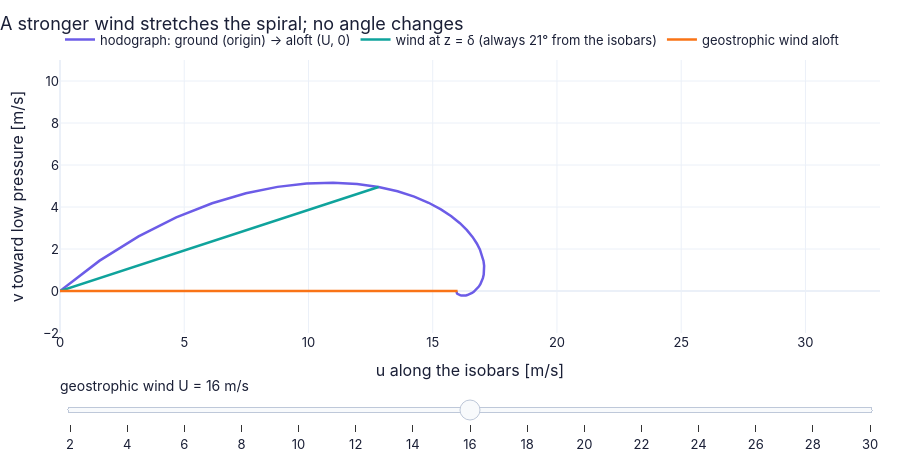

The notebook cell this image was saved under:
### Markdown cell above
**What you see.** Left: the two velocity components through 100 m of water. Right: the hodograph, from zero at the bed, through the interior velocity (grey dot), to the wind-driven surface current.

**How to read it.** Near the bed the profile is the bottom spiral of this block; near the surface it is the wind-driven spiral of `C04`; in between the current is the geostrophic interior value.

**What would change if…** …the depth were less than about $2\delta$? The two layers would merge and the current would run nearly downwind.

### Code cell
s_f5 = np.linspace(0.0, 6.0, 61)                               # height in units of delta

def f5(U_):                                                    # hodograph for one geostrophic wind speed U [m/s] (nu_v = 7 m^2/s, 60 N)
    uu_, vv_ = GFD.ekman_bottom(s_f5*delta_b, U_, 0.0, nu_a, f60)   # Eq. (13.41)
    u1, v1 = GFD.ekman_bottom(delta_b, U_, 0.0, nu_a, f60)     # the wind at z = delta
    return {"hodograph: ground (origin) → aloft (U, 0)": (uu_, vv_),   # hand the result back to the caller
            "wind at z = δ (always 21° from the isobars)": ([0.0, u1], [0.0, v1]),
            "geostrophic wind aloft": ([0.0, U_], [0.0, 0.0])}

figF5 = slider_figure(f5, "geostrophic wind U", np.arange(2.0, 30.1, 2.0), unit="m/s", xlabel="u along the isobars [m/s]",
                      ylabel="v toward low pressure [m/s]", title="A stronger wind stretches the spiral; no angle changes",
                      xrange=(0, 33), yrange=(-2, 11))         # 15 slider positions
figF5.show()   # display the interactive figure (the slider works on the web page too)
for nu_ in (2.0, 7.0, 20.0):                                   # three eddy viscosities [m^2/s]
    d_ = GFD.ekman_depth(nu_, f60)                             # thickness for each
    print(f"nu_v = {nu_:4.1f} m^2/s: delta = {d_:5.1f} m, cross-isobar transport (1/2) U delta = {0.5*U_g*d_:6.0f} m^2/s for U = {U_g:.0f} m/s")   # thickness and transport grow with nu_v

### Figure 1 — Plotly figure (JSON) as saved in the notebook; plotly's stock layout.template omitted (floating-point values rounded to 4 significant figures)
{"data": [{"hovertemplate": "hodograph: ground (origin) → aloft (U, 0): %{y:.4g}<extra>geostrophic wind U = 2 m/s</extra>", "line": {"color": "#6c5ce7", "width": 2.5}, "mode": "lines", "name": "hodograph: ground (origin) → aloft (U, 0)", "type": "scatter", "visible": false, "x": [0.0, 0.1994, 0.3952, 0.5845, 0.7652, 0.9354, 1.094, 1.24, 1.374, 1.495, 1.602, 1.698, 1.782, 1.854, 1.916, 1.968, 2.012, 2.047, 2.075, 2.097, 2.113, 2.124, 2.13, 2.134, 2.134, 2.132, 2.127, 2.122, 2.115, 2.107, 2.099, 2.09, 2.081, 2.073, 2.065, 2.057, 2.049, 2.042, 2.035, 2.029, 2.024, 2.019, 2.015, 2.011, 2.008, 2.005, 2.002, 2.0, 1.999, 1.997, 1.996, 1.995, 1.995, 1.994, 1.994, 1.994, 1.994, 1.994, 1.995, 1.995, 1.995], "y": [0.0, 0.1807, 0.3253, 0.4379, 0.5221, 0.5816, 0.6198, 0.6398, 0.6447, 0.637, 0.6191, 0.5933, 0.5614, 0.5252, 0.486, 0.4451, 0.4036, 0.3623, 0.322, 0.2831, 0.2461, 0.2114, 0.1792, 0.1495, 0.1226, 0.09825, 0.07658, 0.05744, 0.04074, 0.02633, 0.01405, 0.003746, -0.004759, -0.01164, -0.01706, -0.02119, -0.02418, -0.0262, -0.02738, -0.02784, -0.02772, -0.02712, -0.02614, -0.02486, -0.02337, -0.02172, -0.01998, -0.01819, -0.0164, -0.01463, -0.01292, -0.01129, -0.009747, -0.008309, -0.006981, -0.005767, -0.004669, -0.003685, -0.002813, -0.002048, -0.001385]}, {"hovertemplate": "wind at z = δ (always 21° from the isobars): %{y:.4g}<extra>geostrophic wind U = 2 m/s</extra>", "line": {"color": "#0fa39c", "width": 2.5}, "mode": "lines", "name": "wind at z = δ (always 21° from the isobars)", "type": "scatter", "visible": false, "x": [0.0, 1.602], "y": [0.0, 0.6191]}, {"hovertemplate": "geostrophic wind aloft: %{y:.4g}<extra>geostrophic wind U = 2 m/s</extra>", "line": {"color": "#f97316", "width": 2.5}, "mode": "lines", "name": "geostrophic wind aloft", "type": "scatter", "visible": false, "x": [0.0, 2.0], "y": [0.0, 0.0]}, {"hovertemplate": "hodograph: ground (origin) → aloft (U, 0): %{y:.4g}<extra>geostrophic wind U = 4 m/s</extra>", "line": {"color": "#6c5ce7", "width": 2.5}, "mode": "lines", "name": "hodograph: ground (origin) → aloft (U, 0)", "type": "scatter", "visible": false, "x": [0.0, 0.3987, 0.7904, 1.169, 1.53, 1.871, 2.188, 2.481, 2.748, 2.989, 3.205, 3.396, 3.563, 3.708, 3.832, 3.937, 4.024, 4.094, 4.15, 4.193, 4.225, 4.247, 4.261, 4.267, 4.268, 4.263, 4.255, 4.243, 4.229, 4.214, 4.197, 4.18, 4.163, 4.146, 4.129, 4.113, 4.098, 4.084, 4.071, 4.059, 4.048, 4.038, 4.029, 4.022, 4.015, 4.009, 4.005, 4.0, 3.997, 3.994, 3.992, 3.991, 3.99, 3.989, 3.989, 3.988, 3.989, 3.989, 3.989, 3.99, 3.99], "y": [0.0, 0.3613, 0.6506, 0.8757, 1.044, 1.163, 1.24, 1.28, 1.289, 1.274, 1.238, 1.187, 1.123, 1.05, 0.972, 0.8903, 0.8072, 0.7246, 0.6439, 0.5661, 0.4922, 0.4228, 0.3583, 0.2991, 0.2451, 0.1965, 0.1532, 0.1149, 0.08148, 0.05266, 0.0281, 0.007493, -0.009518, -0.02327, -0.03411, -0.04237, -0.04837, -0.0524, -0.05475, -0.05569, -0.05545, -0.05424, -0.05228, -0.04972, -0.04673, -0.04344, -0.03995, -0.03638, -0.03279, -0.02926, -0.02584, -0.02258, -0.01949, -0.01662, -0.01396, -0.01153, -0.009337, -0.00737, -0.005626, -0.004097, -0.00277]}, {"hovertemplate": "wind at z = δ (always 21° from the isobars): %{y:.4g}<extra>geostrophic wind U = 4 m/s</extra>", "line": {"color": "#0fa39c", "width": 2.5}, "mode": "lines", "name": "wind at z = δ (always 21° from the isobars)", "type": "scatter", "visible": false, "x": [0.0, 3.205], "y": [0.0, 1.238]}, {"hovertemplate": "geostrophic wind aloft: %{y:.4g}<extra>geostrophic wind U = 4 m/s</extra>", "line": {"color": "#f97316", "width": 2.5}, "mode": "lines", "name": "geostrophic wind aloft", "type": "scatter", "visible": false, "x": [0.0, 4.0], "y": [0.0, 0.0]}, {"hovertemplate": "hodograph: ground (origin) → aloft (U, 0): %{y:.4g}<extra>geostrophic wind U = 6 m/s</extra>", "line": {"color": "#6c5ce7", "width": 2.5}, "mode": "lines", "name": "hodograph: ground (origin) → aloft (U, 0)", "type": "scatter", "visible": false, "x": [0.0, 0.5981, 1.186, 1.754, 2.296, 2.806, 3.282, 3.721, 4.122, 4.484, 4.807, 5.094, 5.345, 5.563, 5.749, 5.905, 6.035, 6.141, 6.225, 6.29, 6.338, 6.371, 6.391, 6.401, 6.401, 6.395, 6.382, 6.365, 6.344, 6.321, 6.296, 6.27, 6.244, 6.219, 6.194, 6.17, 6.147, 6.126, 6.106, 6.088, 6.072, 6.057, 6.044, 6.033, 6.023, 6.014, 6.007, 6.001, 5.996, 5.992, 5.989, 5.986, 5.984, 5.983, 5.983, 5.983, 5.983, 5.983, 5.984, 5.985, 5.986], "y": [0.0, 0.542, 0.9759, 1.314, 1.566, 1.745, 1.859, 1.919, 1.934, 1.911, 1.857, 1.78, 1.684, 1.576, 1.458, 1.335, 1.211, 1.087, 0.9659, 0.8492, 0.7384, 0.6342, 0.5375, 0.4486, 0.3677, 0.2948, 0.2297, 0.1723, 0.1222, 0.07899, 0.04216, 0.01124, -0.01428, -0.03491, -0.05117, -0.06356, -0.07255, -0.0786, -0.08213, -0.08353, -0.08317, -0.08137, -0.07842, -0.07459, -0.0701, -0.06516, -0.05993, -0.05457, -0.04919, -0.0439, -0.03877, -0.03387, -0.02924, -0.02493, -0.02094, -0.0173, -0.01401, -0.01106, -0.00844, -0.006145, -0.004156]}, {"hovertemplate": "wind at z = δ (always 21° from the isobars): %{y:.4g}<extra>geostrophic wind U = 6 m/s</extra>", "line": {"color": "#0fa39c", "width": 2.5}, "mode": "lines", "name": "wind at z = δ (always 21° from the isobars)", "type": "scatter", "visible": false, "x": [0.0, 4.807], "y": [0.0, 1.857]}, {"hovertemplate": "geostrophic wind aloft: %{y:.4g}<extra>geostrophic wind U = 6 m/s</extra>", "line": {"color": "#f97316", "width": 2.5}, "mode": "lines", "name": "geostrophic wind aloft", "type": "scatter", "visible": false, "x": [0.0, 6.0], "y": [0.0, 0.0]}, {"hovertemplate": "hodograph: ground (origin) → aloft (U, 0): %{y:.4g}<extra>geostrophic wind U = 8 m/s</extra>", "line": {"color": "#6c5ce7", "width": 2.5}, "mode": "lines", "name": "hodograph: ground (origin) → aloft (U, 0)", "type": "scatter", "visible": false, "x": [0.0, 0.7975, 1.581, 2.338, 3.061, 3.742, 4.376, 4.962, 5.496, 5.978, 6.41, 6.792, 7.127, 7.417, 7.665, 7.874, 8.047, 8.188, 8.3, 8.387, 8.451, 8.495, 8.522, 8.534, 8.535, 8.526, 8.509, 8.486, 8.458, 8.427, 8.394, 8.36, 8.326, 8.291, 8.258, 8.226, 8.196, 8.168, 8.142, 8.118, 8.096, 8.076, 8.059, 8.044, 8.03, 8.019, 8.009, 8.001, 7.994, 7.989, 7.985, 7.982, 7.979, 7.978, 7.977, 7.977, 7.977, 7.978, 7.979, 7.98, 7.981], "y": [0.0, 0.7227, 1.301, 1.751, 2.088, 2.326, 2.479, 2.559, 2.579, 2.548, 2.476, 2.373, 2.246, 2.101, 1.944, 1.781, 1.614, 1.449, 1.288, 1.132, 0.9845, 0.8456, 0.7167, 0.5981, 0.4902, 0.393, 0.3063, 0.2298, 0.163, 0.1053, 0.05621, 0.01499, -0.01904, -0.04655, -0.06823, -0.08474, -0.09673, -0.1048, -0.1095, -0.1114, -0.1109, -0.1085, -0.1046, -0.09945, -0.09347, -0.08688, -0.07991, -0.07276, -0.06559, -0.05853, -0.05169, -0.04516, -0.03899, -0.03323, -0.02792, -0.02307, -0.01867, -0.01474, -0.01125, -0.008194, -0.005541]}, {"hovertemplate": "wind at z = δ (always 21° from the isobars): %{y:.4g}<extra>geostrophic wind U = 8 m/s</extra>", "line": {"color": "#0fa39c", "width": 2.5}, "mode": "lines", "name": "wind at z = δ (always 21° from the isobars)", "type": "scatter", "visible": false, "x": [0.0, 6.41], "y": [0.0, 2.476]}, {"hovertemplate": "geostrophic wind aloft: %{y:.4g}<extra>geostrophic wind U = 8 m/s</extra>", "line": {"color": "#f97316", "width": 2.5}, "mode": "lines", "name": "geostrophic wind aloft", "type": "scatter", "visible": false, "x": [0.0, 8.0], "y": [0.0, 0.0]}, {"hovertemplate": "hodograph: ground (origin) → aloft (U, 0): %{y:.4g}<extra>geostrophic wind U = 10 m/s</extra>", "line": {"color": "#6c5ce7", "width": 2.5}, "mode": "lines", "name": "hodograph: ground (origin) → aloft (U, 0)", "type": "scatter", "visible": false, "x": [0.0, 0.9968, 1.976, 2.923, 3.826, 4.677, 5.47, 6.202, 6.869, 7.473, 8.012, 8.49, 8.909, 9.271, 9.581, 9.842, 10.06, 10.24, 10.38, 10.48, 10.56, 10.62, 10.65, 10.67, 10.67, 10.66, 10.64, 10.61, 10.57, 10.53, 10.49, 10.45, 10.41, 10.36, 10.32, 10.28, 10.25, 10.21, 10.18, 10.15, 10.12, 10.1, 10.07, 10.05, 10.04, 10.02, 10.01, 10.0, 9.993, 9.986, 9.981, 9.977, 9.974, 9.972, 9.971, 9.971, 9.971, 9.972, 9.973, 9.975, 9.976], "y": [0.0, 0.9033, 1.627, 2.189, 2.61, 2.908, 3.099, 3.199, 3.223, 3.185, 3.096, 2.967, 2.807, 2.626, 2.43, 2.226, 2.018, 1.812, 1.61, 1.415, 1.231, 1.057, 0.8958, 0.7476, 0.6128, 0.4913, 0.3829, 0.2872, 0.2037, 0.1316, 0.07026, 0.01873, -0.02379, -0.05818, -0.08528, -0.1059, -0.1209, -0.131, -0.1369, -0.1392, -0.1386, -0.1356, -0.1307, -0.1243, -0.1168, -0.1086, -0.09988, -0.09095, -0.08198, -0.07316, -0.06461, -0.05644, -0.04874, -0.04154, -0.0349, -0.02883, -0.02334, -0.01843, -0.01407, -0.01024, -0.006926]}, {"hovertemplate": "wind at z = δ (always 21° from the isobars): %{y:.4g}<extra>geostrophic wind U = 10 m/s</extra>", "line": {"color": "#0fa39c", "width": 2.5}, "mode": "lines", "name": "wind at z = δ (always 21° from the isobars)", "type": "scatter", "visible": false, "x": [0.0, 8.012], "y": [0.0, 3.096]}, {"hovertemplate": "geostrophic wind aloft: %{y:.4g}<extra>geostrophic wind U = 10 m/s</extra>", "line": {"color": "#f97316", "width": 2.5}, "mode": "lines", "name": "geostrophic wind aloft", "type": "scatter", "visible": false, "x": [0.0, 10.0], "y": [0.0, 0.0]}, {"hovertemplate": "hodograph: ground (origin) → aloft (U, 0): %{y:.4g}<extra>geostrophic wind U = 12 m/s</extra>", "line": {"color": "#6c5ce7", "width": 2.5}, "mode": "lines", "name": "hodograph: ground (origin) → aloft (U, 0)", "type": "scatter", "visible": false, "x": [0.0, 1.196, 2.371, 3.507, 4.591, 5.613, 6.565, 7.442, 8.243, 8.967, 9.615, 10.19, 10.69, 11.13, 11.5, 11.81, 12.07, 12.28, 12.45, 12.58, 12.68, 12.74, 12.78, 12.8, 12.8, 12.79, 12.76, 12.73, 12.69, 12.64, 12.59, 12.54, 12.49, 12.44, 12.39, 12.34, 12.29, 12.25, 12.21, 12.18, 12.14, 12.11, 12.09, 12.07, 12.05, 12.03, 12.01, 12.0, 11.99, 11.98, 11.98, 11.97, 11.97, 11.97, 11.97, 11.97, 11.97, 11.97, 11.97, 11.97, 11.97], "y": [0.0, 1.084, 1.952, 2.627, 3.132, 3.489, 3.719, 3.839, 3.868, 3.822, 3.715, 3.56, 3.369, 3.151, 2.916, 2.671, 2.422, 2.174, 1.932, 1.698, 1.477, 1.268, 1.075, 0.8972, 0.7353, 0.5895, 0.4595, 0.3447, 0.2444, 0.158, 0.08431, 0.02248, -0.02855, -0.06982, -0.1023, -0.1271, -0.1451, -0.1572, -0.1643, -0.1671, -0.1663, -0.1627, -0.1568, -0.1492, -0.1402, -0.1303, -0.1199, -0.1091, -0.09838, -0.08779, -0.07753, -0.06773, -0.05848, -0.04985, -0.04188, -0.0346, -0.02801, -0.02211, -0.01688, -0.01229, -0.008311]}, {"hovertemplate": "wind at z = δ (always 21° from the isobars): %{y:.4g}<extra>geostrophic wind U = 12 m/s</extra>", "line": {"color": "#0fa39c", "width": 2.5}, "mode": "lines", "name": "wind at z = δ (always 21° from the isobars)", "type": "scatter", "visible": false, "x": [0.0, 9.615], "y": [0.0, 3.715]}, {"hovertemplate": "geostrophic wind aloft: %{y:.4g}<extra>geostrophic wind U = 12 m/s</extra>", "line": {"color": "#f97316", "width": 2.5}, "mode": "lines", "name": "geostrophic wind aloft", "type": "scatter", "visible": false, "x": [0.0, 12.0], "y": [0.0, 0.0]}, {"hovertemplate": "hodograph: ground (origin) → aloft (U, 0): %{y:.4g}<extra>geostrophic wind U = 14 m/s</extra>", "line": {"color": "#6c5ce7", "width": 2.5}, "mode": "lines", "name": "hodograph: ground (origin) → aloft (U, 0)", "type": "scatter", "visible": false, "x": [0.0, 1.396, 2.766, 4.092, 5.356, 6.548, 7.659, 8.683, 9.617, 10.46, 11.22, 11.89, 12.47, 12.98, 13.41, 13.78, 14.08, 14.33, 14.53, 14.68, 14.79, 14.87, 14.91, 14.94, 14.94, 14.92, 14.89, 14.85, 14.8, 14.75, 14.69, 14.63, 14.57, 14.51, 14.45, 14.4, 14.34, 14.29, 14.25, 14.21, 14.17, 14.13, 14.1, 14.08, 14.05, 14.03, 14.02, 14.0, 13.99, 13.98, 13.97, 13.97, 13.96, 13.96, 13.96, 13.96, 13.96, 13.96, 13.96, 13.96, 13.97], "y": [0.0, 1.265, 2.277, 3.065, 3.654, 4.071, 4.338, 4.479, 4.513, 4.459, 4.334, 4.153, 3.93, 3.676, 3.402, 3.116, 2.825, 2.536, 2.254, 1.982, 1.723, 1.48, 1.254, 1.047, 0.8579, 0.6878, 0.536, 0.4021, 0.2852, 0.1843, 0.09836, 0.02622, -0.03331, -0.08145, -0.1194, -0.1483, -0.1693, -0.1834, -0.1916, -0.1949, -0.1941, -0.1899, -0.183, -0.174, -0.1636, -0.152, -0.1398, -0.1273, -0.1148, -0.1024, -0.09046, -0.07902, -0.06823, -0.05816, -0.04886, -0.04037, -0.03268, -0.0258, -0.01969, -0.01434, -0.009696]}, {"hovertemplate": "wind at z = δ (always 21° from the isobars): %{y:.4g}<extra>geostrophic wind U = 14 m/s</extra>", "line": {"color": "#0fa39c", "width": 2.5}, "mode": "lines", "name": "wind at z = δ (always 21° from the isobars)", "type": "scatter", "visible": false, "x": [0.0, 11.22], "y": [0.0, 4.334]}, {"hovertemplate": "geostrophic wind aloft: %{y:.4g}<extra>geostrophic wind U = 14 m/s</extra>", "line": {"color": "#f97316", "width": 2.5}, "mode": "lines", "name": "geostrophic wind aloft", "type": "scatter", "visible": false, "x": [0.0, 14.0], "y": [0.0, 0.0]}, {"hovertemplate": "hodograph: ground (origin) → aloft (U, 0): %{y:.4g}<extra>geostrophic wind U = 16 m/s</extra>", "line": {"color": "#6c5ce7", "width": 2.5}, "mode": "lines", "name": "hodograph: ground (origin) → aloft (U, 0)", "type": "scatter", "visible": true, "x": [0.0, 1.595, 3.161, 4.676, 6.122, 7.484, 8.753, 9.923, 10.99, 11.96, 12.82, 13.58, 14.25, 14.83, 15.33, 15.75, 16.09, 16.38, 16.6, 16.77, 16.9, 16.99, 17.04, 17.07, 17.07, 17.05, 17.02, 16.97, 16.92, 16.85, 16.79, 16.72, 16.65, 16.58, 16.52, 16.45, 16.39, 16.34, 16.28, 16.24, 16.19, 16.15, 16.12, 16.09, 16.06, 16.04, 16.02, 16.0, 15.99, 15.98, 15.97, 15.96, 15.96, 15.96, 15.95, 15.95, 15.95, 15.96, 15.96, 15.96, 15.96], "y": [0.0, 1.445, 2.603, 3.503, 4.177, 4.653, 4.958, 5.119, 5.157, 5.096, 4.953, 4.747, 4.492, 4.202, 3.888, 3.561, 3.229, 2.899, 2.576, 2.265, 1.969, 1.691, 1.433, 1.196, 0.9804, 0.786, 0.6126, 0.4596, 0.3259, 0.2106, 0.1124, 0.02997, -0.03807, -0.09309, -0.1365, -0.1695, -0.1935, -0.2096, -0.219, -0.2227, -0.2218, -0.217, -0.2091, -0.1989, -0.1869, -0.1738, -0.1598, -0.1455, -0.1312, -0.1171, -0.1034, -0.09031, -0.07798, -0.06647, -0.05584, -0.04613, -0.03735, -0.02948, -0.02251, -0.01639, -0.01108]}, {"hovertemplate": "wind at z = δ (always 21° from the isobars): %{y:.4g}<extra>geostrophic wind U = 16 m/s</extra>", "line": {"color": "#0fa39c", "width": 2.5}, "mode": "lines", "name": "wind at z = δ (always 21° from the isobars)", "type": "scatter", "visible": true, "x": [0.0, 12.82], "y": [0.0, 4.953]}, {"hovertemplate": "geostrophic wind aloft: %{y:.4g}<extra>geostrophic wind U = 16 m/s</extra>", "line": {"color": "#f97316", "width": 2.5}, "mode": "lines", "name": "geostrophic wind aloft", "type": "scatter", "visible": true, "x": [0.0, 16.0], "y": [0.0, 0.0]}, {"hovertemplate": "hodograph: ground (origin) → aloft (U, 0): %{y:.4g}<extra>geostrophic wind U = 18 m/s</extra>", "line": {"color": "#6c5ce7", "width": 2.5}, "mode": "lines", "name": "hodograph: ground (origin) → aloft (U, 0)", "type": "scatter", "visible": false, "x": [0.0, 1.794, 3.557, 5.261, 6.887, 8.419, 9.847, 11.16, 12.37, 13.45, 14.42, 15.28, 16.04, 16.69, 17.25, 17.72, 18.11, 18.42, 18.68, 18.87, 19.01, 19.11, 19.17, 19.2, 19.2, 19.18, 19.15, 19.09, 19.03, 18.96, 18.89, 18.81, 18.73, 18.66, 18.58, 18.51, 18.44, 18.38, 18.32, 18.26, 18.22, 18.17, 18.13, 18.1, 18.07, 18.04, 18.02, 18.0, 17.99, 17.98, 17.97, 17.96, 17.95, 17.95, 17.95, 17.95, 17.95, 17.95, 17.95, 17.95, 17.96], "y": [0.0, 1.626, 2.928, 3.941, 4.699, 5.234, 5.578, 5.758, 5.802, 5.733, 5.572, 5.34, 5.053, 4.727, 4.374, 4.006, 3.633, 3.261, 2.898, 2.548, 2.215, 1.903, 1.613, 1.346, 1.103, 0.8843, 0.6892, 0.517, 0.3667, 0.237, 0.1265, 0.03372, -0.04283, -0.1047, -0.1535, -0.1907, -0.2176, -0.2358, -0.2464, -0.2506, -0.2495, -0.2441, -0.2353, -0.2238, -0.2103, -0.1955, -0.1798, -0.1637, -0.1476, -0.1317, -0.1163, -0.1016, -0.08773, -0.07478, -0.06282, -0.0519, -0.04202, -0.03317, -0.02532, -0.01844, -0.01247]}, {"hovertemplate": "wind at z = δ (always 21° from the isobars): %{y:.4g}<extra>geostrophic wind U = 18 m/s</extra>", "line": {"color": "#0fa39c", "width": 2.5}, "mode": "lines", "name": "wind at z = δ (always 21° from the isobars)", "type": "scatter", "visible": false, "x": [0.0, 14.42], "y": [0.0, 5.572]}, {"hovertemplate": "geostrophic wind aloft: %{y:.4g}<extra>geostrophic wind U = 18 m/s</extra>", "line": {"color": "#f97316", "width": 2.5}, "mode": "lines", "name": "geostrophic wind aloft", "type": "scatter", "visible": false, "x": [0.0, 18.0], "y": [0.0, 0.0]}, {"hovertemplate": "hodograph: ground (origin) → aloft (U, 0): %{y:.4g}<extra>geostrophic wind U = 20 m/s</extra>", "line": {"color": "#6c5ce7", "width": 2.5}, "mode": "lines", "name": "hodograph: ground (origin) → aloft (U, 0)", "type": "scatter", "visible": false, "x": [0.0, 1.994, 3.952, 5.845, 7.652, 9.354, 10.94, 12.4, 13.74, 14.95, 16.02, 16.98, 17.82, 18.54, 19.16, 19.68, 20.12, 20.47, 20.75, 20.97, 21.13, 21.24, 21.3, 21.34, 21.34, 21.32, 21.27, 21.22, 21.15, 21.07, 20.99, 20.9, 20.81, 20.73, 20.65, 20.57, 20.49, 20.42, 20.35, 20.29, 20.24, 20.19, 20.15, 20.11, 20.08, 20.05, 20.02, 20.0, 19.99, 19.97, 19.96, 19.95, 19.95, 19.94, 19.94, 19.94, 19.94, 19.94, 19.95, 19.95, 19.95], "y": [0.0, 1.807, 3.253, 4.379, 5.221, 5.816, 6.198, 6.398, 6.447, 6.37, 6.191, 5.933, 5.614, 5.252, 4.86, 4.451, 4.036, 3.623, 3.22, 2.831, 2.461, 2.114, 1.792, 1.495, 1.226, 0.9825, 0.7658, 0.5744, 0.4074, 0.2633, 0.1405, 0.03746, -0.04759, -0.1164, -0.1706, -0.2119, -0.2418, -0.262, -0.2738, -0.2784, -0.2772, -0.2712, -0.2614, -0.2486, -0.2337, -0.2172, -0.1998, -0.1819, -0.164, -0.1463, -0.1292, -0.1129, -0.09747, -0.08309, -0.06981, -0.05767, -0.04669, -0.03685, -0.02813, -0.02048, -0.01385]}, {"hovertemplate": "wind at z = δ (always 21° from the isobars): %{y:.4g}<extra>geostrophic wind U = 20 m/s</extra>", "line": {"color": "#0fa39c", "width": 2.5}, "mode": "lines", "name": "wind at z = δ (always 21° from the isobars)", "type": "scatter", "visible": false, "x": [0.0, 16.02], "y": [0.0, 6.191]}, {"hovertemplate": "geostrophic wind aloft: %{y:.4g}<extra>geostrophic wind U = 20 m/s</extra>", "line": {"color": "#f97316", "width": 2.5}, "mode": "lines", "name": "geostrophic wind aloft", "type": "scatter", "visible": false, "x": [0.0, 20.0], "y": [0.0, 0.0]}, {"hovertemplate": "hodograph: ground (origin) → aloft (U, 0): %{y:.4g}<extra>geostrophic wind U = 22 m/s</extra>", "line": {"color": "#6c5ce7", "width": 2.5}, "mode": "lines", "name": "hodograph: ground (origin) → aloft (U, 0)", "type": "scatter", "visible": false, "x": [0.0, 2.193, 4.347, 6.43, 8.417, 10.29, 12.04, 13.64, 15.11, 16.44, 17.63, 18.68, 19.6, 20.4, 21.08, 21.65, 22.13, 22.52, 22.83, 23.06, 23.24, 23.36, 23.43, 23.47, 23.47, 23.45, 23.4, 23.34, 23.26, 23.18, 23.08, 22.99, 22.9, 22.8, 22.71, 22.62, 22.54, 22.46, 22.39, 22.32, 22.26, 22.21, 22.16, 22.12, 22.08, 22.05, 22.02, 22.0, 21.98, 21.97, 21.96, 21.95, 21.94, 21.94, 21.94, 21.94, 21.94, 21.94, 21.94, 21.94, 21.95], "y": [0.0, 1.987, 3.578, 4.816, 5.743, 6.397, 6.817, 7.038, 7.091, 7.006, 6.81, 6.526, 6.176, 5.777, 5.346, 4.897, 4.44, 3.986, 3.541, 3.114, 2.707, 2.326, 1.971, 1.645, 1.348, 1.081, 0.8423, 0.6319, 0.4482, 0.2896, 0.1546, 0.04121, -0.05235, -0.128, -0.1876, -0.233, -0.266, -0.2882, -0.3011, -0.3063, -0.3049, -0.2983, -0.2875, -0.2735, -0.257, -0.2389, -0.2197, -0.2001, -0.1804, -0.161, -0.1421, -0.1242, -0.1072, -0.0914, -0.07679, -0.06343, -0.05136, -0.04054, -0.03095, -0.02253, -0.01524]}, {"hovertemplate": "wind at z = δ (always 21° from the isobars): %{y:.4g}<extra>geostrophic wind U = 22 m/s</extra>", "line": {"color": "#0fa39c", "width": 2.5}, "mode": "lines", "name": "wind at z = δ (always 21° from the isobars)", "type": "scatter", "visible": false, "x": [0.0, 17.63], "y": [0.0, 6.81]}, {"hovertemplate": "geostrophic wind aloft: %{y:.4g}<extra>geostrophic wind U = 22 m/s</extra>", "line": {"color": "#f97316", "width": 2.5}, "mode": "lines", "name": "geostrophic wind aloft", "type": "scatter", "visible": false, "x": [0.0, 22.0], "y": [0.0, 0.0]}, {"hovertemplate": "hodograph: ground (origin) → aloft (U, 0): %{y:.4g}<extra>geostrophic wind U = 24 m/s</extra>", "line": {"color": "#6c5ce7", "width": 2.5}, "mode": "lines", "name": "hodograph: ground (origin) → aloft (U, 0)", "type": "scatter", "visible": false, "x": [0.0, 2.392, 4.742, 7.014, 9.182, 11.23, 13.13, 14.88, 16.49, 17.93, 19.23, 20.38, 21.38, 22.25, 22.99, 23.62, 24.14, 24.56, 24.9, 25.16, 25.35, 25.48, 25.56, 25.6, 25.61, 25.58, 25.53, 25.46, 25.38, 25.28, 25.18, 25.08, 24.98, 24.87, 24.77, 24.68, 24.59, 24.5, 24.42, 24.35, 24.29, 24.23, 24.18, 24.13, 24.09, 24.06, 24.03, 24.0, 23.98, 23.97, 23.95, 23.94, 23.94, 23.93, 23.93, 23.93, 23.93, 23.93, 23.94, 23.94, 23.94], "y": [0.0, 2.168, 3.904, 5.254, 6.265, 6.979, 7.437, 7.678, 7.736, 7.643, 7.429, 7.12, 6.737, 6.302, 5.832, 5.342, 4.843, 4.348, 3.863, 3.397, 2.953, 2.537, 2.15, 1.794, 1.471, 1.179, 0.9189, 0.6893, 0.4889, 0.3159, 0.1686, 0.04496, -0.05711, -0.1396, -0.2047, -0.2542, -0.2902, -0.3144, -0.3285, -0.3341, -0.3327, -0.3255, -0.3137, -0.2983, -0.2804, -0.2606, -0.2397, -0.2183, -0.1968, -0.1756, -0.1551, -0.1355, -0.117, -0.0997, -0.08377, -0.0692, -0.05602, -0.04422, -0.03376, -0.02458, -0.01662]}, {"hovertemplate": "wind at z = δ (always 21° from the isobars): %{y:.4g}<extra>geostrophic wind U = 24 m/s</extra>", "line": {"color": "#0fa39c", "width": 2.5}, "mode": "lines", "name": "wind at z = δ (always 21° from the isobars)", "type": "scatter", "visible": false, "x": [0.0, 19.23], "y": [0.0, 7.429]}, {"hovertemplate": "geostrophic wind aloft: %{y:.4g}<extra>geostrophic wind U = 24 m/s</extra>", "line": {"color": "#f97316", "width": 2.5}, "mode": "lines", "name": "geostrophic wind aloft", "type": "scatter", "visible": false, "x": [0.0, 24.0], "y": [0.0, 0.0]}, {"hovertemplate": "hodograph: ground (origin) → aloft (U, 0): %{y:.4g}<extra>geostrophic wind U = 26 m/s</extra>", "line": {"color": "#6c5ce7", "width": 2.5}, "mode": "lines", "name": "hodograph: ground (origin) → aloft (U, 0)", "type": "scatter", "visible": false, "x": [0.0, 2.592, 5.137, 7.599, 9.947, 12.16, 14.22, 16.12, 17.86, 19.43, 20.83, 22.07, 23.16, 24.1, 24.91, 25.59, 26.15, 26.61, 26.98, 27.26, 27.46, 27.61, 27.7, 27.74, 27.74, 27.71, 27.65, 27.58, 27.49, 27.39, 27.28, 27.17, 27.06, 26.95, 26.84, 26.74, 26.64, 26.55, 26.46, 26.38, 26.31, 26.25, 26.19, 26.14, 26.1, 26.06, 26.03, 26.0, 25.98, 25.96, 25.95, 25.94, 25.93, 25.93, 25.93, 25.92, 25.93, 25.93, 25.93, 25.93, 25.94], "y": [0.0, 2.349, 4.229, 5.692, 6.787, 7.56, 8.057, 8.318, 8.381, 8.28, 8.049, 7.713, 7.299, 6.828, 6.318, 5.787, 5.247, 4.71, 4.185, 3.68, 3.2, 2.748, 2.329, 1.944, 1.593, 1.277, 0.9955, 0.7468, 0.5296, 0.3423, 0.1827, 0.0487, -0.06187, -0.1513, -0.2217, -0.2754, -0.3144, -0.3406, -0.3559, -0.362, -0.3604, -0.3526, -0.3398, -0.3232, -0.3038, -0.2823, -0.2597, -0.2365, -0.2132, -0.1902, -0.168, -0.1468, -0.1267, -0.108, -0.09075, -0.07497, -0.06069, -0.04791, -0.03657, -0.02663, -0.01801]}, {"hovertemplate": "wind at z = δ (always 21° from the isobars): %{y:.4g}<extra>geostrophic wind U = 26 m/s</extra>", "line": {"color": "#0fa39c", "width": 2.5}, "mode": "lines", "name": "wind at z = δ (always 21° from the isobars)", "type": "scatter", "visible": false, "x": [0.0, 20.83], "y": [0.0, 8.049]}, {"hovertemplate": "geostrophic wind aloft: %{y:.4g}<extra>geostrophic wind U = 26 m/s</extra>", "line": {"color": "#f97316", "width": 2.5}, "mode": "lines", "name": "geostrophic wind aloft", "type": "scatter", "visible": false, "x": [0.0, 26.0], "y": [0.0, 0.0]}, {"hovertemplate": "hodograph: ground (origin) → aloft (U, 0): %{y:.4g}<extra>geostrophic wind U = 28 m/s</extra>", "line": {"color": "#6c5ce7", "width": 2.5}, "mode": "lines", "name": "hodograph: ground (origin) → aloft (U, 0)", "type": "scatter", "visible": false, "x": [0.0, 2.791, 5.533, 8.184, 10.71, 13.1, 15.32, 17.37, 19.23, 20.92, 22.43, 23.77, 24.94, 25.96, 26.83, 27.56, 28.17, 28.66, 29.05, 29.35, 29.58, 29.73, 29.83, 29.87, 29.87, 29.84, 29.78, 29.7, 29.6, 29.5, 29.38, 29.26, 29.14, 29.02, 28.9, 28.79, 28.69, 28.59, 28.5, 28.41, 28.34, 28.27, 28.21, 28.15, 28.11, 28.07, 28.03, 28.0, 27.98, 27.96, 27.95, 27.94, 27.93, 27.92, 27.92, 27.92, 27.92, 27.92, 27.92, 27.93, 27.93], "y": [0.0, 2.529, 4.554, 6.13, 7.309, 8.142, 8.677, 8.957, 9.025, 8.917, 8.668, 8.306, 7.86, 7.353, 6.804, 6.232, 5.651, 5.073, 4.507, 3.963, 3.446, 2.96, 2.508, 2.093, 1.716, 1.376, 1.072, 0.8042, 0.5704, 0.3686, 0.1967, 0.05245, -0.06662, -0.1629, -0.2388, -0.2966, -0.3386, -0.3668, -0.3833, -0.3898, -0.3881, -0.3797, -0.366, -0.3481, -0.3271, -0.3041, -0.2797, -0.2546, -0.2295, -0.2048, -0.1809, -0.158, -0.1365, -0.1163, -0.09773, -0.08073, -0.06536, -0.05159, -0.03939, -0.02868, -0.01939]}, {"hovertemplate": "wind at z = δ (always 21° from the isobars): %{y:.4g}<extra>geostrophic wind U = 28 m/s</extra>", "line": {"color": "#0fa39c", "width": 2.5}, "mode": "lines", "name": "wind at z = δ (always 21° from the isobars)", "type": "scatter", "visible": false, "x": [0.0, 22.43], "y": [0.0, 8.668]}, {"hovertemplate": "geostrophic wind aloft: %{y:.4g}<extra>geostrophic wind U = 28 m/s</extra>", "line": {"color": "#f97316", "width": 2.5}, "mode": "lines", "name": "geostrophic wind aloft", "type": "scatter", "visible": false, "x": [0.0, 28.0], "y": [0.0, 0.0]}, {"hovertemplate": "hodograph: ground (origin) → aloft (U, 0): %{y:.4g}<extra>geostrophic wind U = 30 m/s</extra>", "line": {"color": "#6c5ce7", "width": 2.5}, "mode": "lines", "name": "hodograph: ground (origin) → aloft (U, 0)", "type": "scatter", "visible": false, "x": [0.0, 2.99, 5.928, 8.768, 11.48, 14.03, 16.41, 18.61, 20.61, 22.42, 24.04, 25.47, 26.73, 27.81, 28.74, 29.53, 30.18, 30.71, 31.13, 31.45, 31.69, 31.85, 31.96, 32.0, 32.01, 31.97, 31.91, 31.82, 31.72, 31.6, 31.48, 31.35, 31.22, 31.09, 30.97, 30.85, 30.74, 30.63, 30.53, 30.44, 30.36, 30.29, 30.22, 30.16, 30.11, 30.07, 30.03, 30.0, 29.98, 29.96, 29.94, 29.93, 29.92, 29.92, 29.91, 29.91, 29.91, 29.92, 29.92, 29.92, 29.93], "y": [0.0, 2.71, 4.88, 6.568, 7.831, 8.724, 9.296, 9.597, 9.67, 9.554, 9.287, 8.9, 8.422, 7.878, 7.29, 6.677, 6.054, 5.435, 4.829, 4.246, 3.692, 3.171, 2.688, 2.243, 1.838, 1.474, 1.149, 0.8617, 0.6111, 0.3949, 0.2108, 0.0562, -0.07138, -0.1745, -0.2558, -0.3178, -0.3627, -0.393, -0.4106, -0.4177, -0.4158, -0.4068, -0.3921, -0.3729, -0.3505, -0.3258, -0.2997, -0.2728, -0.2459, -0.2195, -0.1938, -0.1693, -0.1462, -0.1246, -0.1047, -0.0865, -0.07003, -0.05528, -0.0422, -0.03073, -0.02078]}, {"hovertemplate": "wind at z = δ (always 21° from the isobars): %{y:.4g}<extra>geostrophic wind U = 30 m/s</extra>", "line": {"color": "#0fa39c", "width": 2.5}, "mode": "lines", "name": "wind at z = δ (always 21° from the isobars)", "type": "scatter", "visible": false, "x": [0.0, 24.04], "y": [0.0, 9.287]}, {"hovertemplate": "geostrophic wind aloft: %{y:.4g}<extra>geostrophic wind U = 30 m/s</extra>", "line": {"color": "#f97316", "width": 2.5}, "mode": "lines", "name": "geostrophic wind aloft", "type": "scatter", "visible": false, "x": [0.0, 30.0], "y": [0.0, 0.0]}], "layout": {"colorway": ["#6c5ce7", "#0fa39c", "#f97316", "#2563eb", "#e11d6a", "#d97706"], "font": {"color": "#1a1f36", "family": "Inter, -apple-system, Segoe UI, Roboto, sans-serif", "size": 13}, "height": 460, "hovermode": "x unified", "legend": {"orientation": "h", "x": 0, "xanchor": "left", "y": 1.02, "yanchor": "bottom"}, "margin": {"b": 90, "l": 60, "r": 20, "t": 60}, "sliders": [{"active": 7, "currentvalue": {"font": {"size": 14}, "prefix": "geostrophic wind U = ", "suffix": " m/s"}, "pad": {"t": 40}, "steps": [{"args": [{"visible": [true, true, true, false, false, false, false, false, false, false, false, false, false, false, false, false, false, false, false, false, false, false, false, false, false, false, false, false, false, false, false, false, false, false, false, false, false, false, false, false, false, false, false, false, false]}], "label": "2", "method": "update"}, {"args": [{"visible": [false, false, false, true, true, true, false, false, false, false, false, false, false, false, false, false, false, false, false, false, false, false, false, false, false, false, false, false, false, false, false, false, false, false, false, false, false, false, false, false, false, false, false, false, false]}], "label": "4", "method": "update"}, {"args": [{"visible": [false, false, false, false, false, false, true, true, true, false, false, false, false, false, false, false, false, false, false, false, false, false, false, false, false, false, false, false, false, false, false, false, false, false, false, false, false, false, false, false, false, false, false, false, false]}], "label": "6", "method": "update"}, {"args": [{"visible": [false, false, false, false, false, false, false, false, false, true, true, true, false, false, false, false, false, false, false, false, false, false, false, false, false, false, false, false, false, false, false, false, false, false, false, false, false, false, false, false, false, false, false, false, false]}], "label": "8", "method": "update"}, {"args": [{"visible": [false, false, false, false, false, false, false, false, false, false, false, false, true, true, true, false, false, false, false, false, false, false, false, false, false, false, false, false, false, false, false, false, false, false, false, false, false, false, false, false, false, false, false, false, false]}], "label": "10", "method": "update"}, {"args": [{"visible": [false, false, false, false, false, false, false, false, false, false, false, false, false, false, false, true, true, true, false, false, false, false, false, false, false, false, false, false, false, false, false, false, false, false, false, false, false, false, false, false, false, false, false, false, false]}], "label": "12", "method": "update"}, {"args": [{"visible": [false, false, false, false, false, false, false, false, false, false, false, false, false, false, false, false, false, false, true, true, true, false, false, false, false, false, false, false, false, false, false, false, false, false, false, false, false, false, false, false, false, false, false, false, false]}], "label": "14", "method": "update"}, {"args": [{"visible": [false, false, false, false, false, false, false, false, false, false, false, false, false, false, false, false, false, false, false, false, false, true, true, true, false, false, false, false, false, false, false, false, false, false, false, false, false, false, false, false, false, false, false, false, false]}], "label": "16", "method": "update"}, {"args": [{"visible": [false, false, false, false, false, false, false, false, false, false, false, false, false, false, false, false, false, false, false, false, false, false, false, false, true, true, true, false, false, false, false, false, false, false, false, false, false, false, false, false, false, false, false, false, false]}], "label": "18", "method": "update"}, {"args": [{"visible": [false, false, false, false, false, false, false, false, false, false, false, false, false, false, false, false, false, false, false, false, false, false, false, false, false, false, false, true, true, true, false, false, false, false, false, false, false, false, false, false, false, false, false, false, false]}], "label": "20", "method": "update"}, {"args": [{"visible": [false, false, false, false, false, false, false, false, false, false, false, false, false, false, false, false, false, false, false, false, false, false, false, false, false, false, false, false, false, false, true, true, true, false, false, false, false, false, false, false, false, false, false, false, false]}], "label": "22", "method": "update"}, {"args": [{"visible": [false, false, false, false, false, false, false, false, false, false, false, false, false, false, false, false, false, false, false, false, false, false, false, false, false, false, false, false, false, false, false, false, false, true, true, true, false, false, false, false, false, false, false, false, false]}], "label": "24", "method": "update"}, {"args": [{"visible": [false, false, false, false, false, false, false, false, false, false, false, false, false, false, false, false, false, false, false, false, false, false, false, false, false, false, false, false, false, false, false, false, false, false, false, false, true, true, true, false, false, false, false, false, false]}], "label": "26", "method": "update"}, {"args": [{"visible": [false, false, false, false, false, false, false, false, false, false, false, false, false, false, false, false, false, false, false, false, false, false, false, false, false, false, false, false, false, false, false, false, false, false, false, false, false, false, false, true, true, true, false, false, false]}], "label": "28", "method": "update"}, {"args": [{"visible": [false, false, false, false, false, false, false, false, false, false, false, false, false, false, false, false, false, false, false, false, false, false, false, false, false, false, false, false, false, false, false, false, false, false, false, false, false, false, false, false, false, false, true, true, true]}], "label": "30", "method": "update"}]}], "title": {"text": "A stronger wind stretches the spiral; no angle changes", "x": 0}, "xaxis": {"range": [0, 33], "title": {"text": "u along the isobars [m/s]"}}, "yaxis": {"range": [-2, 11], "title": {"text": "v toward low pressure [m/s]"}}}}
